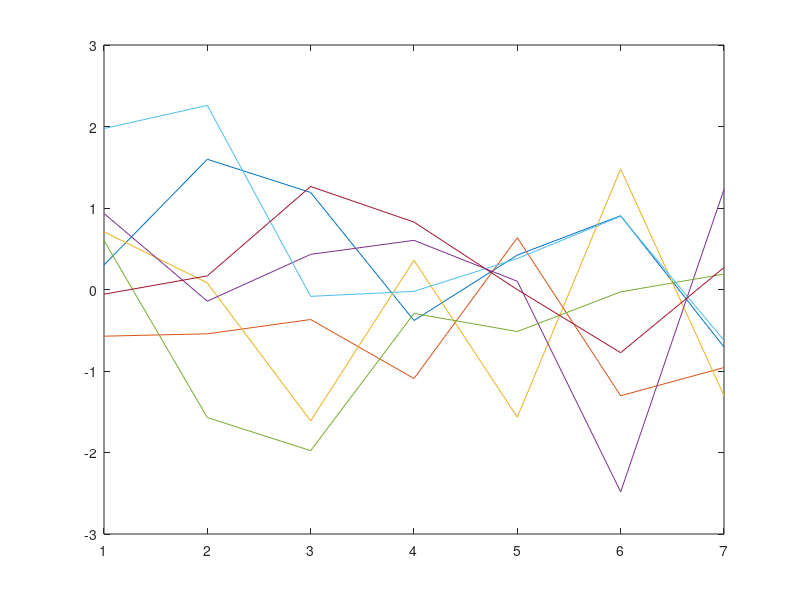

Reproduce this figure in MATLAB. (Note: this script raises an error after producing the figure.)
clear all; close all; clc
iFig = 0;

% grab some plotting colors
h = plot(randn(7));
for i = 1:7; colors(i,:) = h(i).Color; end
close all;

%% *** Experiment Setup ***************************************************

% site names
sites = [{'Amplero'},{'Blodgett'},{'Bugac'   },{'ElSaler2'},{'ElSaler' },...
    {'Espirra'},{'FortPeck'},{'Harvard' },{'Hesse'   },{'Howlandm'},...
    {'Howard' },{'Hyytiala'},{'Kruger'  },{'Loobos'  },{'Merbleue'},...
    {'Mopane' },{'Palang'  },{'Sylvania'},{'Tumba'   },{'UniMich' }];
Nsites = length(sites);

% Models
modelNames = [ ...
    {'CABLE 2.0'}
    {'CABLE 2.0 SLI'}
    {'CHTESSEL'}
    {'COLASSiB 2.0'}
    {'ISBA SURFEX 7.3 3l'}
    {'ISBA SURFEX 7.3 dif'}
    {'JULES 3.1'}
    {'JULES 3.1 (altP)'}
    {'Manabe Bucket'}
    {'Mosaic'}
    {'Noah 2.7.1'}
    {'Noah 3.2'}
    {'Noah 3.3'}
    %          {'ORCHIDEE.trunk_r1401'}
    %          {'SUMMA.1.0.exp.01.000'}
    %          {'SUMMA.1.0.exp.01.001'}
    %          {'SUMMA.1.0.exp.01.002'}
    %          {'SUMMA.1.0.exp.01.003'}
    %          {'SUMMA.1.0.exp.01.004'}
    %          {'SUMMA.1.0.exp.01.005'}
    %          {'SUMMA.1.0.exp.01.006'}
    %          {'SUMMA.1.0.exp.01.007'}
    %          {'SUMMA.1.0.exp.01.008'}
    %          {'SUMMA.1.0.exp.01.009'}
    {'Penman Monteith'}];
Nmodels = length(modelNames);

%% *** Load Data **********************************************************

% % screen report
% fprintf('Loading Data ... \n'); tic;
% fprintf(repmat('.',[1,Nsites]));
% fprintf('\n');
% 
% % loop sites
% for s = 1:Nsites
%     fprintf('.');
%     
%     % load pals data
%     fname = strcat('../data/pals_data/extracted/',sites{s},'.txt');
%     pals(:,:,s) = load(fname);
%     
%     % load  data
%     fname = strcat('../data/model_data/extracted/',sites{s},'.mat');
%     data = load(fname);
%     model(:,:,:,s) = data.model;
%     
% end % sites
% 
% % screen report
% fprintf(' finished; time = %f \n',toc);
% 
% all_data.pals = pals;
% all_data.model = model;
% save('all_data.mat','all_data','-v7.3');

load('all_data.mat');
pals = all_data.pals;
model = all_data.model;

%% *** Calculate Indices **************************************************

% screen report
fprintf('Calculating Indices ... \n'); tic;
fprintf(repmat('.',[1,Nsites]));
fprintf('\n');

% init storage
PE  = zeros(1,Nsites)./0;
PP  = zeros(1,Nsites)./0;
DI  = zeros(1,Nsites)./0;
TP  = zeros(1,Nsites)./0;
EE  = zeros(1,Nsites)./0;
EF  = zeros(1,Nsites)./0;
EEm = zeros(Nsites,Nmodels)./0;
EFm = zeros(Nsites,Nmodels)./0;

% aggregate to annual means
for s = 1:Nsites
    fprintf('.');
    
    % find missing values in PALS data
    Iy = find(all(~isnan(squeeze(pals(:,:,s))')))';
    if isempty(Iy); continue; end
    
    % find missing vales in model
    Im1 = find(all(~isnan(squeeze(model(Iy     ,9,:,s))')));
    Im2 = find(all(~isnan(squeeze(model(Iy(Im1),10,:,s))')));
    Iy = Iy(Im1(Im2));
    if length(Iy) < 2e4; continue; end
    
    % dryness index
    PE(s) = mean(model(Iy,10,end,s))/2454000 * 60*30 *length(Iy);
    PP(s) = sum(pals(Iy,9,s));% * 60*30;% *length(Iy);
    DI(s) = PE(s)/PP(s);
    
    % evaporative fraction
    for m = 1:Nmodels
        EEm(s,m) = nanmean(model(Iy,10,m,s))/2454000 * 60*30 *length(Iy);
        EFm(s,m) = EEm(s,m) / PP(s);
    end % models
    EE(s) = mean(pals(Iy,10,s))/2454000 * 60*30 *length(Iy);
    EF(s) = EE(s)/PP(s);
    
    % Turc-Pike
    v = 2;
    TP(s) = (1+DI(s)^-v)^(-1/v);% * PP(y,s);
    
    % regression inputs
    Ta(s) = mean(pals(Iy,5,s));
    Rn(s) = mean(pals(Iy,6,s));
        
end % sites

% screen report
fprintf(' finished; time = %f \n',toc);

%% *** Perform Regression *************************************************

% screen report
fprintf('Training Regressionbs ... \n'); tic;
fprintf(repmat('.',[1,Nsites]));
fprintf('\n');

clear reg LR
for s = 1:Nsites
    fprintf('.');
    
    % grab loo training/testing data
    S = 1:Nsites; S(S == s) = [];
    di = DI(S); pp = PP(S); pe = PE(S); ta = Ta(S); rn = Rn(S); ef = EF(S); tp = TP(S);
    Xtrain = [tp(:),ta(:),pp(:),rn(:),ones(size(di(:)))];
    Ytrain = ef(:);% - tp(:);
    Xtest = [TP(s),Ta(s),PP(s),Rn(s),1];
    Ytest = EF(s);% - TP(s);
    
    % remove missing values
    Ix = find(any(isnan(Xtrain)));
    Xtrain(Ix,:) = [];
    Ytrain(Ix) = [];
    Iy = find(isnan(Ytrain));
    Xtrain(Iy,:) = [];
    Ytrain(Iy) = [];
    
    % train model
    reg(:,s) = Xtrain\Ytrain;
    
    % predict with trained model
    Ix = find(all(~isnan(Xtest)));
    LR(s) = Xtest * reg(:,s);% + TP(s);
    
end

% screen report
fprintf(' finished; time = %f \n',toc);

%% *** Calculate Bootstrap Significance ***********************************

% total number of data
assert(all(~isnan(DI)));

% number of bootstrap samples
Nboot = 1e4;

% storage
bu = zeros(Nboot,Nmodels)/0;

% loop through models
for m = 1:Nmodels
    
    % true mean
    mu(m) = abs(mean(LR) - mean(EFm(:,m)));
    
    % total data vector
    comb = cat(1,LR',EFm(:,m));
    
    % bootstrap means
    for b = 1:Nboot
        
        % sample with replacement
        S = datasample(1:length(comb),length(comb));
        S1 = comb(S(1:length(comb)/2));
        S2 = comb(S(length(comb)/2+1:end));
        
        % bootstrap mean
        bu(b,m) = abs(mean(S1) - mean(S2));
        
    end % bootstrap
    
    % calculate significance
    pValue(2+m) = length(find(bu(:,m)>mu(m)))/Nboot;
    
end % models

%% *** Calculate RMSEs ****************************************************

% total number of data
I = find(~isnan(DI));
Ni = length(I);

% bootstrap samples
Nboot = 1000;
for b = 1:Nboot
    
    % sample with replcement
    S = datasample(1:Ni,Ni);
    
    % calculte RMSEs
    RMSE.TP(b) = rmse(TP(I(S))',EF(I(S))');
    RMSE.LR(b) = rmse(LR(I(S))',EF(I(S))');
    for m = 1:Nmodels
        efm = squeeze(EFm(:,m));
        RMSE.model(m,b) = rmse(efm(I(S)),EF(I(S))');
    end
    
end % Nboot

RMSEs = cat(1,[RMSE.TP;RMSE.LR],RMSE.model(1:end,:));
[~,rank] = sort(mean(RMSEs'));
RMSEs = RMSEs(rank,:);

%% *** Plot Budyko Curve **************************************************

% Turc-Pike curve
Xtp = 0:0.1:10.5;
Ytp = (1+Xtp.^-v).^(-1/v);

% initialize figure
iFig = iFig+1; figure(iFig); close(iFig); figure(iFig);
set(gcf,'color','w','position',[1000,894,1050,425]);

% plot turc-pike curve
h1 = plot(Xtp,Ytp,'-k','linewidth',0.5); hold on;
h2 = plot(DI,EF,'s','color',colors(1,:),'markersize',8,'markerfacecolor',colors(1,:));
clear h

% plot model data
for s = 1:Nsites
    h(s,:) = plot(DI(s),squeeze(EFm(s,1:end-1)),'.','color',colors(2,:));
end

% plot regression data
h3 = plot(DI,LR,'o','color',colors(4,:),'markersize',8,'markerfacecolor',colors(4,:));

% plot budyko curve
h0 = plot([0,1],[0,1],'k--');
plot([1,10.5],[1,1],'k--');

% labels
xlabel('Dryness Index','fontsize',16);
ylabel('Evaporative Fraction','fontsize',16);
legend([h1,h2(1),h(1,1),h3(1)],'Turc-Pike','PALS Data','Land Models',...
    'Linear Regression','location','nw');%modelNames(1:end-1)');

% aesthetics
set(gca,'ylim',[0,1.5]);
set(gca,'xlim',[0,10.5]);

% save Budybo Curve figure
figure(1);
set(gcf,'PaperPositionMode','auto')
saveas(gcf,'figures/BudykoCurve.png');

%% *** Plot RMSE Statistics ***********************************************

xnames = [{'Turc-Pike'};{'EF Regression'};modelNames(1:end)];

iFig = iFig+1; figure(iFig); close(iFig); figure(iFig);
set(gcf,'color','w','position',[440   324   624   474])

boxplot(RMSEs');
set(gca,'xticklabel',xnames(rank));
h = gca;
h.XTickLabelRotation = 60;
grid on;
ylabel('RMSE of Evap. Frac.','fontsize',20);
set(gca,'ylim',[0,0.5]);
set(gca,'fontsize',16)

% save MAE figure
figure(iFig);
set(gcf,'PaperPositionMode','auto')
saveas(gcf,'figures/Figure 3 - BudykoRMSE.png');

%% *** End Program ********************************************************



